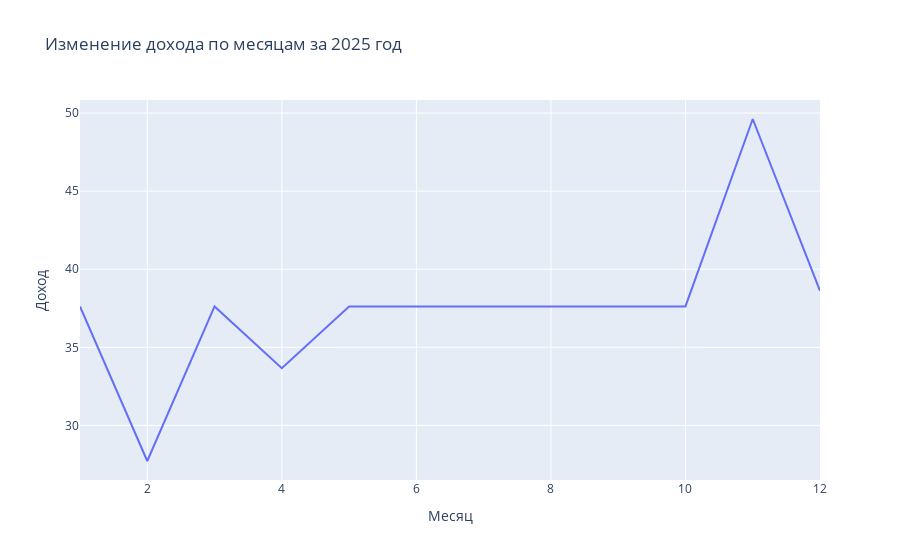

Notebook code for this chart:
### Code cell
fig = px.line(df4, x='month', y='total_income',
              title='Изменение дохода по месяцам за 2025 год',
              labels={'month': 'Месяц', 'total_income': 'Доход'})

fig.show()

### Figure 1 — Plotly figure (JSON) as saved in the notebook; plotly's stock layout.template omitted (floating-point values rounded to 4 significant figures)
{"data": [{"hovertemplate": "Месяц=%{x}<br>Доход=%{y}<extra></extra>", "legendgroup": "", "line": {"color": "#636efa", "dash": "solid"}, "marker": {"symbol": "circle"}, "mode": "lines", "name": "", "orientation": "v", "showlegend": false, "type": "scatter", "x": [1, 2, 3, 4, 5, 6, 7, 8, 9, 10, 11, 12], "xaxis": "x", "y": [37.62, 27.72, 37.62, 33.66, 37.62, 37.62, 37.62, 37.62, 37.62, 37.62, 49.62, 38.62], "yaxis": "y"}], "layout": {"legend": {"tracegroupgap": 0}, "title": {"text": "Изменение дохода по месяцам за 2025 год"}, "xaxis": {"anchor": "y", "domain": [0, 1], "title": {"text": "Месяц"}}, "yaxis": {"anchor": "x", "domain": [0, 1], "title": {"text": "Доход"}}}}
